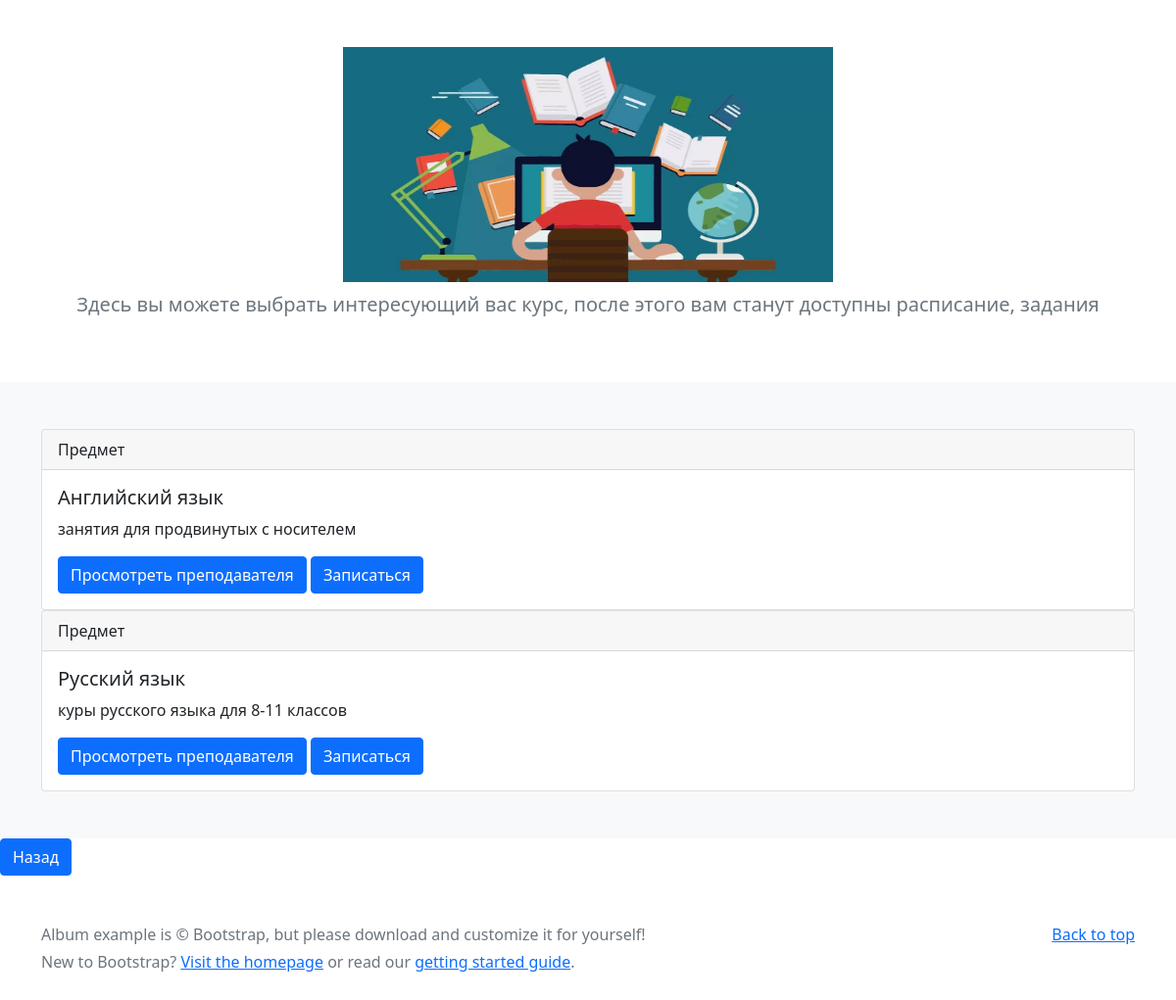
Page /lesson/1 (signed in) on the committed database.
### data/subjects.py (models this page shows)
class Subject(SqlAlchemyBase):
    __tablename__ = 'subject'
    id = sqlalchemy.Column(sqlalchemy.Integer,
                           primary_key=True, autoincrement=True)
    name = sqlalchemy.Column(sqlalchemy.String, nullable=False)
    about = sqlalchemy.Column(sqlalchemy.String, nullable=True)
    is_hard = sqlalchemy.Column(sqlalchemy.Boolean, default=False)
    lesson = orm.relation('Lesson', back_populates='subject')

### main.py (the view)
@app.route('/lesson/<int:les_id>')
@login_required
def info(les_id):
    db_sess = db_session.create_session()
    lessons = db_sess.query(Subject).filter(Lesson.subject_id == les_id).all()
    return render_template('123.html', lesson=lessons)

### data/db_session.py (called while the page is built)
def create_session() -> Session:
    global __factory
    return __factory()

### main.py (called while the page is built)
@login_manager.user_loader
def load_user(user_id):
    db_sess = db_session.create_session()
    return db_sess.query(User).get(user_id)

### templates/123.html (shortened to what this page needs)
<!doctype html>
<html lang="en">
<head>
    <link href="https://cdn.jsdelivr.net/npm/bootstrap@5.1.3/dist/css/bootstrap.min.css" rel="stylesheet"
>
</head>
<body>
<main>
    <section class="py-5 text-center container">
        <div class="mx-auto">
            <img class="mb-2" src="/static/img/img2.png" alt="" width="500" height="240">
            <p class="lead text-muted">Здесь вы можете выбрать интересующий вас курс, после этого вам станут
                доступны расписание, задания</p>
        </div>
    </section>
    <div class="album py-5 bg-light">
        <div class="container">
            {% for item in lesson%}
            <div class="card">
                <div class="card-header">
                    Предмет
                </div>
                <div class="card-body">
                    <h5 class="card-title">{{ item.name }}</h5>
                    <p class="card-text">{{ item.about }}</p>
                    <a href="ateach" class="btn btn-primary">Просмотреть преподавателя</a>
                    <a href="#" class="btn btn-primary">Записаться</a>
                </div>
            </div>
            {% endfor %}
        </div>
    </div>
</main>
<a class="btn btn-primary" href="/" role="button">Назад</a>
<footer class="text-muted py-5">
    <div class="container">
        <p class="float-end mb-1">
            <a href="#">Back to top</a>
        </p>
        <p class="mb-1">Album example is &copy; Bootstrap, but please download and customize it for yourself!</p>
        <p class="mb-0">New to Bootstrap? <a href="/">Visit the homepage</a> or read our <a
                href="../getting-started/introduction/">getting started guide</a>.</p>
    </div>
</footer>
</body>
</html>

### rows in the picture
Subject: name "Английский язык", about "занятия для продвинутых с носителем"
Subject: name "Русский язык", about "куры русского языка для 8-11 классов"
